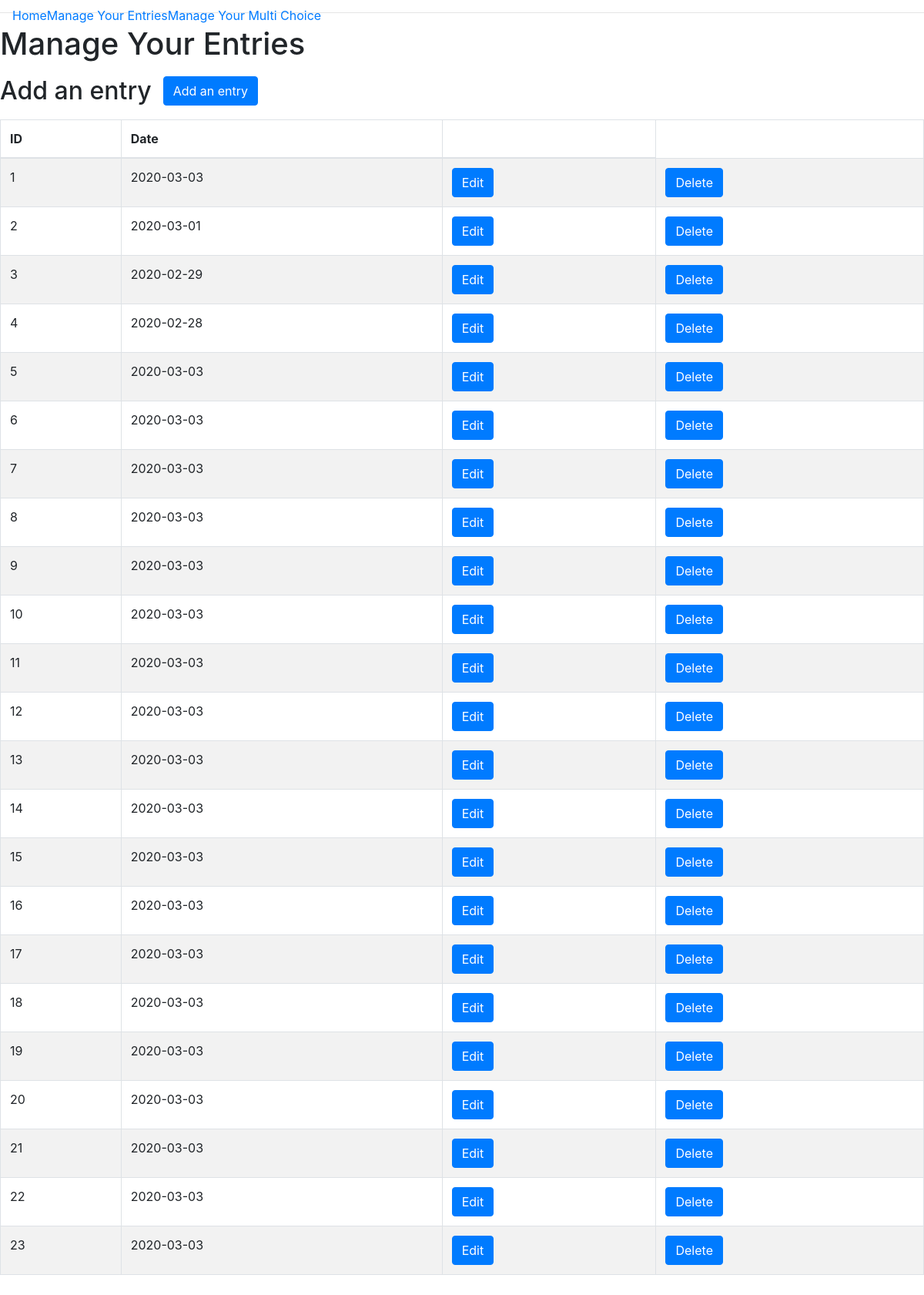
/manage, run on the app's committed database.
### app/models.py (models this page shows, shortened)
class JournalEntry(db.Model):
    id = db.Column(db.Integer, primary_key=True)
    date = db.Column(db.Date, default=datetime.datetime.now(), unique=True, index=True)
    steps = db.Column(db.Integer)
    description = db.Column(db.Text())
    yoga = db.Column(db.Boolean, default=False)
    running = db.Column(db.Boolean, default=False)
    user_id = db.Column(db.Integer, db.ForeignKey('user.id'))

### app/routes.py (the view)
@app.route('/manage')
def manage_entries():
    entries = JournalEntry.query.all()
    return render_template('manage.html', title="Manage Your Entries", entries=entries)

### app/templates/manage.html (shortened to what this page needs)
{% extends "base.html" %} {% block content %}
<div class='container-fluid'>
    <div class="row">
        <h1>{{title}}</h1>
    </div>
    <div class="row">
        <h2>Add an entry</h2>
        <div class="col-sm-3 add-form">
            <button type="button" class="btn btn-primary" data-toggle="modal" data-target="#myAddModal">Add an entry
            </button>
        </div>
    </div>
    <div class="row">
        <table class="table table-striped table-bordered">
            <thead>
                <th>ID</th>
                <th>Date</th>
                <th></th>
            </thead>
            <tbody>
                {% for entry in entries%}
                <tr>
                    <td>{{entry.id}}</td>
                    <td>{{entry.date}}</td>
                    <td>
                        <button type="button" class="btn btn-primary" data-toggle="modal" data-target="#myEditModal{{entry.id}}">Edit
                                </button>
                    </td>
                    <td>
                        <button type="button" class="btn btn-primary" data-toggle="modal" data-target="#myDeleteModal{{entry.id}}">Delete
                                            </button>
                    </td>
                </tr>
                {% endfor %}
            </tbody>
        </table>
    </div>
</div>
{% endblock %}

### app/templates/base.html (shortened to what this page needs)
<!DOCTYPE html>
<html lang="en">
<head>
    <link rel="stylesheet" href="../static/css/styles.css">
    <link rel="stylesheet" href="https://stackpath.bootstrapcdn.com/bootstrap/4.4.1/css/bootstrap.min.css">
    <link href="https://gitcdn.github.io/bootstrap-toggle/2.2.2/css/bootstrap-toggle.min.css" rel="stylesheet">
</head>
<body>
    <div class="header">
        <nav class="navbar fixed-top navbar-expand-sm">
            <div class="collapse navbar-collapse" id="navbarMenu">
                <ul class="navbar-nav">
                    <li><a href="/">Home</a></li>
                    <li><a href="/manage">Manage Your Entries</a></li>
                    <li><a href="/multi">Manage Your Multi Choice</a></li>
                </ul>
            </div>
        </nav>
    </div>
    <hr> {% block content %}{% endblock %}
</body>
</html>

### app/static/css/styles.css (style rules this page uses)
.row { margin: 10px }

### data on the page
JournalEntry: id "1", date "2020-03-03"
JournalEntry: id "2", date "2020-03-01"
JournalEntry: id "3", date "2020-02-29"
JournalEntry: id "4", date "2020-02-28"
JournalEntry: id "5", date "2020-03-03"
JournalEntry: id "6", date "2020-03-03"
JournalEntry: id "7", date "2020-03-03"
JournalEntry: id "8", date "2020-03-03"
JournalEntry: id "9", date "2020-03-03"
JournalEntry: id "10", date "2020-03-03"
JournalEntry: id "11", date "2020-03-03"
JournalEntry: id "12", date "2020-03-03"
JournalEntry: id "13", date "2020-03-03"
JournalEntry: id "14", date "2020-03-03"
JournalEntry: id "15", date "2020-03-03"
JournalEntry: id "16", date "2020-03-03"
JournalEntry: id "17", date "2020-03-03"
JournalEntry: id "18", date "2020-03-03"
JournalEntry: id "19", date "2020-03-03"
JournalEntry: id "20", date "2020-03-03"
JournalEntry: id "21", date "2020-03-03"
JournalEntry: id "22", date "2020-03-03"
JournalEntry: id "23", date "2020-03-03"

### other printed values
{{ title }} "Manage Your Entries"
